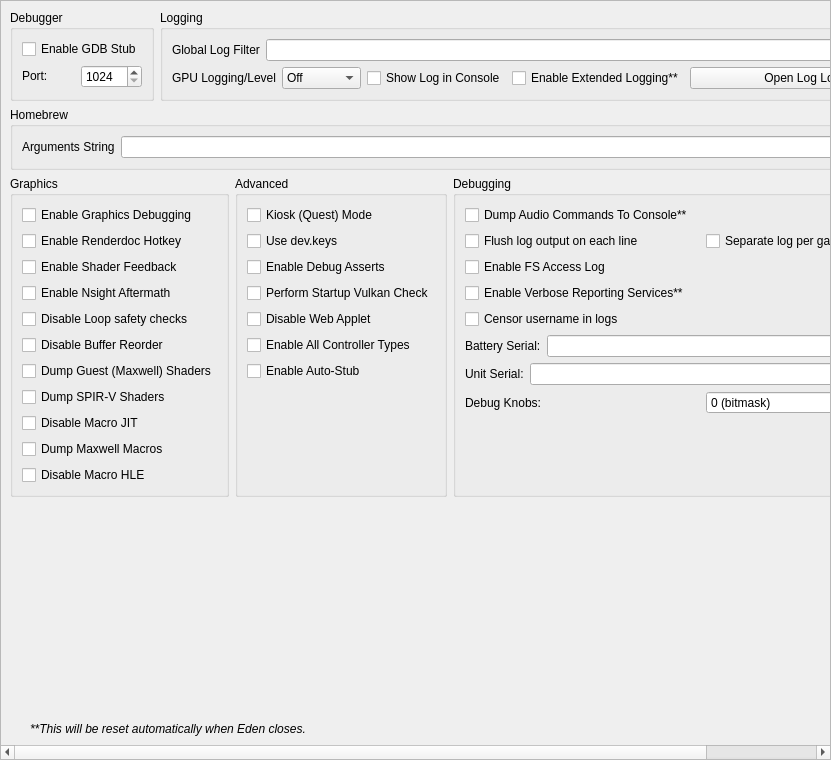
<?xml version="1.0" encoding="UTF-8"?>
<ui version="4.0">
 <class>ConfigureDebug</class>
 <widget class="QScrollArea" name="ConfigureDebug">
  <property name="geometry">
   <rect>
    <x>0</x>
    <y>0</y>
    <width>831</width>
    <height>760</height>
   </rect>
  </property>
  <property name="widgetResizable">
   <bool>true</bool>
  </property>
  <widget class="QWidget" name="widget">
   <property name="geometry">
    <rect>
     <x>0</x>
     <y>0</y>
     <width>829</width>
     <height>758</height>
    </rect>
   </property>
   <layout class="QVBoxLayout" name="verticalLayout_1">
    <item>
     <layout class="QHBoxLayout" name="horizontalLayout">
      <property name="topMargin">
       <number>0</number>
      </property>
      <item>
       <widget class="QGroupBox" name="groupBox">
        <property name="sizePolicy">
         <sizepolicy hsizetype="Preferred" vsizetype="Preferred">
          <horstretch>0</horstretch>
          <verstretch>0</verstretch>
         </sizepolicy>
        </property>
        <property name="title">
         <string>Debugger</string>
        </property>
        <property name="alignment">
         <set>Qt::AlignmentFlag::AlignLeading|Qt::AlignmentFlag::AlignLeft|Qt::AlignmentFlag::AlignTop</set>
        </property>
        <property name="flat">
         <bool>false</bool>
        </property>
        <property name="checkable">
         <bool>false</bool>
        </property>
        <layout class="QVBoxLayout" name="verticalLayout_3">
         <item>
          <widget class="QWidget" name="debug_widget" native="true">
           <property name="sizePolicy">
            <sizepolicy hsizetype="Preferred" vsizetype="Maximum">
             <horstretch>0</horstretch>
             <verstretch>0</verstretch>
            </sizepolicy>
           </property>
           <layout class="QVBoxLayout" name="verticalLayout">
            <property name="sizeConstraint">
             <enum>QLayout::SizeConstraint::SetDefaultConstraint</enum>
            </property>
            <property name="leftMargin">
             <number>0</number>
            </property>
            <property name="topMargin">
             <number>0</number>
            </property>
            <property name="rightMargin">
             <number>0</number>
            </property>
            <property name="bottomMargin">
             <number>0</number>
            </property>
            <item>
             <widget class="QCheckBox" name="toggle_gdbstub">
              <property name="sizePolicy">
               <sizepolicy hsizetype="Maximum" vsizetype="Maximum">
                <horstretch>0</horstretch>
                <verstretch>0</verstretch>
               </sizepolicy>
              </property>
              <property name="text">
               <string>Enable GDB Stub</string>
              </property>
             </widget>
            </item>
            <item>
             <widget class="QWidget" name="horizontalWidget_3" native="true">
              <property name="sizePolicy">
               <sizepolicy hsizetype="Preferred" vsizetype="Maximum">
                <horstretch>0</horstretch>
                <verstretch>0</verstretch>
               </sizepolicy>
              </property>
              <layout class="QHBoxLayout" name="horizontalLayout_3">
               <property name="leftMargin">
                <number>0</number>
               </property>
               <property name="topMargin">
                <number>0</number>
               </property>
               <property name="rightMargin">
                <number>0</number>
               </property>
               <property name="bottomMargin">
                <number>0</number>
               </property>
               <item>
                <widget class="QLabel" name="label_11">
                 <property name="sizePolicy">
                  <sizepolicy hsizetype="Minimum" vsizetype="Maximum">
                   <horstretch>0</horstretch>
                   <verstretch>0</verstretch>
                  </sizepolicy>
                 </property>
                 <property name="text">
                  <string>Port:</string>
                 </property>
                </widget>
               </item>
               <item>
                <widget class="QSpinBox" name="gdbport_spinbox">
                 <property name="sizePolicy">
                  <sizepolicy hsizetype="Preferred" vsizetype="Maximum">
                   <horstretch>0</horstretch>
                   <verstretch>0</verstretch>
                  </sizepolicy>
                 </property>
                 <property name="minimum">
                  <number>1024</number>
                 </property>
                 <property name="maximum">
                  <number>65535</number>
                 </property>
                </widget>
               </item>
              </layout>
             </widget>
            </item>
           </layout>
          </widget>
         </item>
        </layout>
       </widget>
      </item>
      <item>
       <widget class="QGroupBox" name="groupBox_2">
        <property name="sizePolicy">
         <sizepolicy hsizetype="Expanding" vsizetype="Preferred">
          <horstretch>0</horstretch>
          <verstretch>0</verstretch>
         </sizepolicy>
        </property>
        <property name="title">
         <string>Logging</string>
        </property>
        <layout class="QGridLayout" name="gridLayout_1">
         <item row="0" column="0" colspan="4">
          <widget class="QWidget" name="logging_widget" native="true">
           <property name="sizePolicy">
            <sizepolicy hsizetype="Preferred" vsizetype="Maximum">
             <horstretch>0</horstretch>
             <verstretch>0</verstretch>
            </sizepolicy>
           </property>
           <layout class="QHBoxLayout" name="horizontalLayout_1">
            <property name="leftMargin">
             <number>0</number>
            </property>
            <property name="topMargin">
             <number>0</number>
            </property>
            <property name="rightMargin">
             <number>0</number>
            </property>
            <property name="bottomMargin">
             <number>0</number>
            </property>
            <item>
             <widget class="QLabel" name="label_1">
              <property name="sizePolicy">
               <sizepolicy hsizetype="Preferred" vsizetype="Preferred">
                <horstretch>0</horstretch>
                <verstretch>0</verstretch>
               </sizepolicy>
              </property>
              <property name="text">
               <string>Global Log Filter</string>
              </property>
             </widget>
            </item>
            <item>
             <widget class="QLineEdit" name="log_filter_edit"/>
            </item>
           </layout>
          </widget>
         </item>
         <item row="1" column="0">
          <widget class="QWidget" name="gpu_log_level_widget" native="true">
           <property name="sizePolicy">
            <sizepolicy hsizetype="Preferred" vsizetype="Maximum">
             <horstretch>0</horstretch>
             <verstretch>0</verstretch>
            </sizepolicy>
           </property>
           <layout class="QHBoxLayout" name="gpu_log_level_layout">
            <property name="leftMargin">
             <number>0</number>
            </property>
            <property name="topMargin">
             <number>0</number>
            </property>
            <property name="rightMargin">
             <number>0</number>
            </property>
            <property name="bottomMargin">
             <number>0</number>
            </property>
            <item>
             <widget class="QLabel" name="gpu_log_level_label">
              <property name="text">
               <string>GPU Logging/Level</string>
              </property>
             </widget>
            </item>
            <item>
             <widget class="QComboBox" name="gpu_log_level">
              <property name="toolTip">
               <string>Detail level for GPU logs. Off disables logging entirely.</string>
              </property>
              <item>
               <property name="text">
                <string>Off</string>
               </property>
              </item>
              <item>
               <property name="text">
                <string>Errors</string>
               </property>
              </item>
              <item>
               <property name="text">
                <string>Standard</string>
               </property>
              </item>
              <item>
               <property name="text">
                <string>Verbose</string>
               </property>
              </item>
              <item>
               <property name="text">
                <string>All</string>
               </property>
              </item>
             </widget>
            </item>
           </layout>
          </widget>
         </item>
         <item row="1" column="1">
          <widget class="QCheckBox" name="toggle_console">
           <property name="text">
            <string>Show Log in Console</string>
           </property>
          </widget>
         </item>
         <item row="1" column="2">
          <widget class="QCheckBox" name="extended_logging">
           <property name="enabled">
            <bool>true</bool>
           </property>
           <property name="toolTip">
            <string>When checked, the max size of the log increases from 100 MB to 1 GB</string>
           </property>
           <property name="text">
            <string>Enable Extended Logging**</string>
           </property>
          </widget>
         </item>
         <item row="1" column="3">
          <widget class="QPushButton" name="open_log_button">
           <property name="sizePolicy">
            <sizepolicy hsizetype="Expanding" vsizetype="Maximum">
             <horstretch>1</horstretch>
             <verstretch>0</verstretch>
            </sizepolicy>
           </property>
           <property name="minimumSize">
            <size>
             <width>250</width>
             <height>0</height>
            </size>
           </property>
           <property name="text">
            <string>Open Log Location</string>
           </property>
          </widget>
         </item>
        </layout>
       </widget>
      </item>
     </layout>
    </item>
    <item>
     <widget class="QGroupBox" name="groupBox_3">
      <property name="title">
       <string>Homebrew</string>
      </property>
      <layout class="QVBoxLayout" name="verticalLayout_5">
       <item>
        <layout class="QHBoxLayout" name="horizontalLayout_4">
         <item>
          <widget class="QLabel" name="label_3">
           <property name="text">
            <string>Arguments String</string>
           </property>
          </widget>
         </item>
         <item>
          <widget class="QLineEdit" name="homebrew_args_edit"/>
         </item>
        </layout>
       </item>
      </layout>
     </widget>
    </item>
    <item>
     <layout class="QHBoxLayout" name="horizontalLayout_2">
      <item>
       <widget class="QGroupBox" name="groupBox_4">
        <property name="title">
         <string>Graphics</string>
        </property>
        <layout class="QGridLayout" name="gridLayout_2">
         <item row="4" column="0">
          <widget class="QCheckBox" name="disable_loop_safety_checks">
           <property name="toolTip">
            <string>When checked, it executes shaders without loop logic changes</string>
           </property>
           <property name="text">
            <string>Disable Loop safety checks</string>
           </property>
          </widget>
         </item>
         <item row="9" column="0">
          <widget class="QCheckBox" name="dump_macros">
           <property name="enabled">
            <bool>true</bool>
           </property>
           <property name="toolTip">
            <string>When checked, it will dump all the macro programs of the GPU</string>
           </property>
           <property name="text">
            <string>Dump Maxwell Macros</string>
           </property>
          </widget>
         </item>
         <item row="3" column="0">
          <widget class="QCheckBox" name="enable_nsight_aftermath">
           <property name="toolTip">
            <string>When checked, it enables Nsight Aftermath crash dumps</string>
           </property>
           <property name="text">
            <string>Enable Nsight Aftermath</string>
           </property>
          </widget>
         </item>
         <item row="6" column="0">
          <widget class="QCheckBox" name="dump_guest_shaders">
           <property name="enabled">
            <bool>true</bool>
           </property>
           <property name="toolTip">
            <string>When checked, it will dump original Maxwell guest shader bytecode (the input to the recompiler) as .ash files under DumpDir/shaders/. Useful for inspection with nvdisasm.</string>
           </property>
           <property name="text">
            <string>Dump Guest (Maxwell) Shaders</string>
           </property>
          </widget>
         </item>
         <item row="1" column="0">
          <widget class="QCheckBox" name="enable_renderdoc_hotkey">
           <property name="text">
            <string>Enable Renderdoc Hotkey</string>
           </property>
          </widget>
         </item>
         <item row="8" column="0">
          <widget class="QCheckBox" name="disable_macro_jit">
           <property name="enabled">
            <bool>true</bool>
           </property>
           <property name="toolTip">
            <string>When checked, it disables the macro Just In Time compiler. Enabling this makes games run slower</string>
           </property>
           <property name="text">
            <string>Disable Macro JIT</string>
           </property>
          </widget>
         </item>
         <item row="10" column="0">
          <widget class="QCheckBox" name="disable_macro_hle">
           <property name="enabled">
            <bool>true</bool>
           </property>
           <property name="toolTip">
            <string>When checked, it disables the macro HLE functions. Enabling this makes games run slower</string>
           </property>
           <property name="text">
            <string>Disable Macro HLE</string>
           </property>
          </widget>
         </item>
         <item row="0" column="0">
          <widget class="QCheckBox" name="enable_graphics_debugging">
           <property name="enabled">
            <bool>true</bool>
           </property>
           <property name="toolTip">
            <string>When checked, the graphics API enters a slower debugging mode</string>
           </property>
           <property name="text">
            <string>Enable Graphics Debugging</string>
           </property>
          </widget>
         </item>
         <item row="11" column="0">
          <spacer name="verticalSpacer_5">
           <property name="orientation">
            <enum>Qt::Orientation::Vertical</enum>
           </property>
           <property name="sizeType">
            <enum>QSizePolicy::Policy::Preferred</enum>
           </property>
           <property name="sizeHint" stdset="0">
            <size>
             <width>20</width>
             <height>0</height>
            </size>
           </property>
          </spacer>
         </item>
         <item row="2" column="0">
          <widget class="QCheckBox" name="enable_shader_feedback">
           <property name="toolTip">
            <string>When checked, yuzu will log statistics about the compiled pipeline cache</string>
           </property>
           <property name="text">
            <string>Enable Shader Feedback</string>
           </property>
          </widget>
         </item>
         <item row="5" column="0">
          <widget class="QCheckBox" name="disable_buffer_reorder">
           <property name="toolTip">
            <string>&lt;html&gt;&lt;head/&gt;&lt;body&gt;&lt;p&gt;When checked, disables reordering of mapped memory uploads which allows to associate uploads with specific draws. May reduce performance in some cases.&lt;/p&gt;&lt;/body&gt;&lt;/html&gt;</string>
           </property>
           <property name="text">
            <string>Disable Buffer Reorder</string>
           </property>
          </widget>
         </item>
         <item row="7" column="0">
          <widget class="QCheckBox" name="gpu_log_shader_dumps">
           <property name="toolTip">
            <string>When checked, it will dump the recompiler's output SPIR-V binaries (.spv) under LogDir/shaders/. Inspect via SPIRV-Tools (spirv-dis / spirv-cross / spirv-val) or RenderDoc.</string>
           </property>
           <property name="text">
            <string>Dump SPIR-V Shaders</string>
           </property>
          </widget>
         </item>
        </layout>
       </widget>
      </item>
      <item>
       <widget class="QGroupBox" name="groupBox_6">
        <property name="title">
         <string>Advanced</string>
        </property>
        <layout class="QGridLayout" name="gridLayout_4">
         <item row="3" column="0">
          <widget class="QCheckBox" name="perform_vulkan_check">
           <property name="toolTip">
            <string>Enables yuzu to check for a working Vulkan environment when the program starts up. Disable this if this is causing issues with external programs seeing yuzu.</string>
           </property>
           <property name="text">
            <string>Perform Startup Vulkan Check</string>
           </property>
          </widget>
         </item>
         <item row="4" column="0">
          <widget class="QCheckBox" name="disable_web_applet">
           <property name="text">
            <string>Disable Web Applet</string>
           </property>
          </widget>
         </item>
         <item row="5" column="0">
          <widget class="QCheckBox" name="enable_all_controllers">
           <property name="text">
            <string>Enable All Controller Types</string>
           </property>
          </widget>
         </item>
         <item row="6" column="0">
          <widget class="QCheckBox" name="use_auto_stub">
           <property name="text">
            <string>Enable Auto-Stub</string>
           </property>
          </widget>
         </item>
         <item row="0" column="0">
          <widget class="QCheckBox" name="quest_flag">
           <property name="text">
            <string>Kiosk (Quest) Mode</string>
           </property>
          </widget>
         </item>
         <item row="1" column="0">
          <widget class="QCheckBox" name="use_dev_keys">
           <property name="text">
            <string>Use dev.keys</string>
           </property>
          </widget>
         </item>
         <item row="2" column="0">
          <widget class="QCheckBox" name="use_debug_asserts">
           <property name="text">
            <string>Enable Debug Asserts</string>
           </property>
          </widget>
         </item>
         <item row="7" column="0">
          <spacer name="verticalSpacer_4">
           <property name="orientation">
            <enum>Qt::Orientation::Vertical</enum>
           </property>
           <property name="sizeType">
            <enum>QSizePolicy::Policy::Expanding</enum>
           </property>
           <property name="sizeHint" stdset="0">
            <size>
             <width>20</width>
             <height>0</height>
            </size>
           </property>
          </spacer>
         </item>
        </layout>
       </widget>
      </item>
      <item>
       <widget class="QGroupBox" name="groupBox_5">
        <property name="title">
         <string>Debugging</string>
        </property>
        <layout class="QGridLayout" name="gridLayout_3">
         <item row="6" column="0">
          <widget class="QWidget" name="serial_battery_widget" native="true">
           <property name="sizePolicy">
            <sizepolicy hsizetype="Preferred" vsizetype="Maximum">
             <horstretch>0</horstretch>
             <verstretch>0</verstretch>
            </sizepolicy>
           </property>
           <layout class="QHBoxLayout" name="horizontalLayout_11">
            <property name="leftMargin">
             <number>0</number>
            </property>
            <property name="topMargin">
             <number>0</number>
            </property>
            <property name="rightMargin">
             <number>0</number>
            </property>
            <property name="bottomMargin">
             <number>0</number>
            </property>
            <item>
             <widget class="QLabel" name="label_12">
              <property name="sizePolicy">
               <sizepolicy hsizetype="Preferred" vsizetype="Preferred">
                <horstretch>0</horstretch>
                <verstretch>0</verstretch>
               </sizepolicy>
              </property>
              <property name="text">
               <string>Battery Serial:</string>
              </property>
             </widget>
            </item>
            <item>
             <widget class="QLineEdit" name="serial_battery_edit"/>
            </item>
           </layout>
          </widget>
         </item>
         <item row="8" column="0">
          <widget class="QWidget" name="debug_knobs_widget" native="true">
           <property name="sizePolicy">
            <sizepolicy hsizetype="Preferred" vsizetype="Maximum">
             <horstretch>0</horstretch>
             <verstretch>0</verstretch>
            </sizepolicy>
           </property>
           <layout class="QHBoxLayout" name="horizontalLayout_debug_knobs">
            <property name="leftMargin">
             <number>0</number>
            </property>
            <property name="topMargin">
             <number>0</number>
            </property>
            <property name="rightMargin">
             <number>0</number>
            </property>
            <property name="bottomMargin">
             <number>0</number>
            </property>
            <item>
             <widget class="QLabel" name="label_debug_knobs">
              <property name="sizePolicy">
               <sizepolicy hsizetype="Preferred" vsizetype="Preferred">
                <horstretch>0</horstretch>
                <verstretch>0</verstretch>
               </sizepolicy>
              </property>
              <property name="text">
               <string>Debug Knobs:</string>
              </property>
             </widget>
            </item>
            <item>
             <widget class="QSpinBox" name="debug_knobs_spinbox">
              <property name="minimum">
               <number>0</number>
              </property>
              <property name="maximum">
               <number>65535</number>
              </property>
              <property name="toolTip">
               <string>Bitmask for quick development toggles</string>
              </property>
              <property name="statusTip">
               <string>Set debug knobs (bitmask)</string>
              </property>
              <property name="whatsThis">
               <string>16-bit debug knob set for quick development toggles</string>
              </property>
              <property name="suffix">
               <string> (bitmask)</string>
              </property>
             </widget>
            </item>
           </layout>
          </widget>
         </item>
         <item row="7" column="0">
          <widget class="QWidget" name="serial_board_widget" native="true">
           <property name="sizePolicy">
            <sizepolicy hsizetype="Preferred" vsizetype="Maximum">
             <horstretch>0</horstretch>
             <verstretch>0</verstretch>
            </sizepolicy>
           </property>
           <layout class="QHBoxLayout" name="horizontalLayout_12">
            <property name="leftMargin">
             <number>0</number>
            </property>
            <property name="topMargin">
             <number>0</number>
            </property>
            <property name="rightMargin">
             <number>0</number>
            </property>
            <property name="bottomMargin">
             <number>0</number>
            </property>
            <item>
             <widget class="QLabel" name="label_13">
              <property name="sizePolicy">
               <sizepolicy hsizetype="Preferred" vsizetype="Preferred">
                <horstretch>0</horstretch>
                <verstretch>0</verstretch>
               </sizepolicy>
              </property>
              <property name="text">
               <string>Unit Serial:</string>
              </property>
             </widget>
            </item>
            <item>
             <widget class="QLineEdit" name="serial_board_edit"/>
            </item>
           </layout>
          </widget>
         </item>
         <item row="20" column="0">
          <spacer name="verticalSpacer_3">
           <property name="orientation">
            <enum>Qt::Orientation::Vertical</enum>
           </property>
           <property name="sizeType">
            <enum>QSizePolicy::Policy::Expanding</enum>
           </property>
           <property name="sizeHint" stdset="0">
            <size>
             <width>20</width>
             <height>0</height>
            </size>
           </property>
          </spacer>
         </item>
         <item row="1" column="0">
          <widget class="QCheckBox" name="dump_audio_commands">
           <property name="toolTip">
            <string>Enable this to output the latest generated audio command list to the console. Only affects games using the audio renderer.</string>
           </property>
           <property name="text">
            <string>Dump Audio Commands To Console**</string>
           </property>
          </widget>
         </item>
         <item row="2" column="0">
          <layout class="QHBoxLayout" name="flush_line_layout">
           <item>
            <widget class="QCheckBox" name="flush_line">
             <property name="text">
              <string>Flush log output on each line</string>
             </property>
            </widget>
           </item>
           <item>
            <widget class="QCheckBox" name="log_per_game">
             <property name="toolTip">
              <string>Also write each game's log to log/&lt;title id&gt;/eden_log.txt. The previous run of that game is kept as eden_log.old.txt.</string>
             </property>
             <property name="text">
              <string>Separate log per game</string>
             </property>
            </widget>
           </item>
          </layout>
         </item>
         <item row="3" column="0">
          <widget class="QCheckBox" name="fs_access_log">
           <property name="text">
            <string>Enable FS Access Log</string>
           </property>
          </widget>
         </item>
         <item row="4" column="0">
          <widget class="QCheckBox" name="reporting_services">
           <property name="text">
            <string>Enable Verbose Reporting Services**</string>
           </property>
          </widget>
         </item>
         <item row="5" column="0">
          <widget class="QCheckBox" name="censor_username">
           <property name="text">
            <string>Censor username in logs</string>
           </property>
          </widget>
         </item>
        </layout>
       </widget>
      </item>
     </layout>
    </item>
    <item>
     <spacer name="verticalSpacer">
      <property name="orientation">
       <enum>Qt::Orientation::Vertical</enum>
      </property>
      <property name="sizeHint" stdset="0">
       <size>
        <width>20</width>
        <height>0</height>
       </size>
      </property>
     </spacer>
    </item>
    <item>
     <widget class="QLabel" name="label_5">
      <property name="sizePolicy">
       <sizepolicy hsizetype="Expanding" vsizetype="Preferred">
        <horstretch>0</horstretch>
        <verstretch>0</verstretch>
       </sizepolicy>
      </property>
      <property name="font">
       <font>
        <italic>true</italic>
       </font>
      </property>
      <property name="text">
       <string>**This will be reset automatically when Eden closes.</string>
      </property>
      <property name="indent">
       <number>20</number>
      </property>
     </widget>
    </item>
   </layout>
  </widget>
 </widget>
 <tabstops>
  <tabstop>log_filter_edit</tabstop>
  <tabstop>toggle_console</tabstop>
  <tabstop>extended_logging</tabstop>
  <tabstop>open_log_button</tabstop>
  <tabstop>homebrew_args_edit</tabstop>
  <tabstop>enable_graphics_debugging</tabstop>
  <tabstop>enable_shader_feedback</tabstop>
  <tabstop>enable_nsight_aftermath</tabstop>
  <tabstop>fs_access_log</tabstop>
  <tabstop>reporting_services</tabstop>
  <tabstop>quest_flag</tabstop>
  <tabstop>use_debug_asserts</tabstop>
 </tabstops>
 <resources/>
 <connections/>
</ui>
